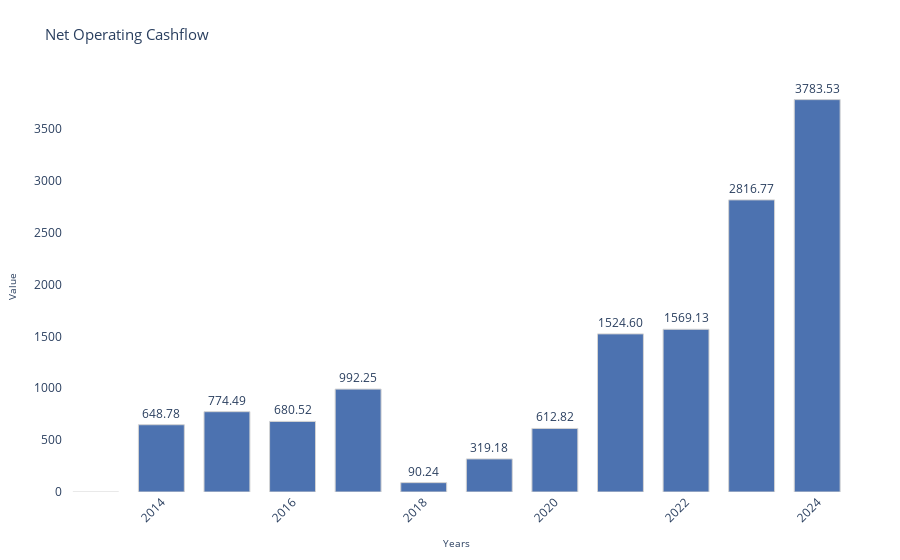

The notebook cell this image was saved under:
### Code cell
# Convert seaborn chart to plotly
import plotly.graph_objects as go
import plotly.io as pio
from IPython.display import HTML

# Normalize values to billions (same as in the seaborn chart)
data = CashFlow['Net cash inflows/outflows from operating activities'] / 1000_000_000

# Sort data by year to ensure proper ordering (same as in the seaborn chart)
sorted_indices = CashFlow['yearReport'].argsort()
years = CashFlow['yearReport'].iloc[sorted_indices]
sorted_data = data.iloc[sorted_indices]

# Create the plotly figure
fig = go.Figure()

# Add bar chart
fig.add_trace(go.Bar(
    x=years,
    y=sorted_data,
    text=[f'{v:.2f}' for v in sorted_data],  # Add text labels
    textposition='outside',  # Position text outside of bars
    marker=dict(
        color='#4c72b0',  # Similar to seaborn default blue
        line=dict(color='lightgrey', width=1)
    ),
    width=0.7  # Match the width from seaborn
))

# Update layout to match seaborn styling
fig.update_layout(
    title={
        'text': 'Net Operating Cashflow',
        'font': {'size': 15}
    },
    xaxis={
        'title': {'text': 'Years', 'font': {'size': 10}},
        'tickangle': -45  # Rotate x-axis labels for better readability
    },
    yaxis={
        'title': {'text': 'Value', 'font': {'size': 10}},
        'range': [0, max(sorted_data) * 1.05]  # Add 5% padding to y-axis
    },
    margin=dict(l=50, r=50, t=80, b=50),  # Adjust margins
    showlegend=False,
    plot_bgcolor='white'  # White background like seaborn
)

# Display the plot inline in the notebook
fig.show()

# Save as interactive HTML
html_file_path = './outputs/Net_OCF_plotly.html'
fig.write_html(html_file_path)
print(f"Interactive plot saved to {html_file_path}")

# Display the HTML directly from the figure object instead of reading from file
# This avoids the character encoding issues
HTML(pio.to_html(fig, include_plotlyjs='cdn'))

### Figure 1 — Plotly figure (JSON) as saved in the notebook; plotly's stock layout.template omitted (floating-point values rounded to 4 significant figures)
{"data": [{"marker": {"color": "#4c72b0", "line": {"color": "lightgrey", "width": 1}}, "text": ["-40.69", "648.78", "774.49", "680.52", "992.25", "90.24", "319.18", "612.82", "1524.60", "1569.13", "2816.77", "3783.53"], "textposition": "outside", "type": "bar", "width": 0.7, "x": [2013, 2014, 2015, 2016, 2017, 2018, 2019, 2020, 2021, 2022, 2023, 2024], "y": [-40.69, 648.8, 774.5, 680.5, 992.2, 90.24, 319.2, 612.8, 1525.0, 1569.0, 2817.0, 3784.0]}], "layout": {"margin": {"b": 50, "l": 50, "r": 50, "t": 80}, "plot_bgcolor": "white", "showlegend": false, "title": {"font": {"size": 15}, "text": "Net Operating Cashflow"}, "xaxis": {"tickangle": -45, "title": {"font": {"size": 10}, "text": "Years"}}, "yaxis": {"range": [0, 3973.0], "title": {"font": {"size": 10}, "text": "Value"}}}}
